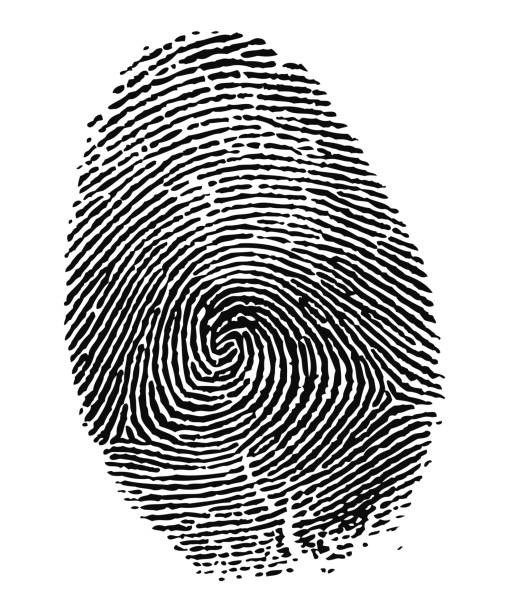
#> input picture zhang suen thinning algorithm/fingerprint.png, 509 x 612 px
$ python 'zhang suen thinning algorithm.py'
#> lines starting #> are read from the running program, lines starting #| are printed output that depends on the picture; after the words box and inside, x2 and y2 are one past the last pixel; in counts of white or black regions, pixels touching at a corner belong together
import cv2
import numpy as np
import copy

#0 = grascale
img = cv2.imread('fingerprint.png',0)
#> img is the input picture: shape (612, 509); min 0, max 255, mean 187.8
retval,orig_thresh = cv2.threshold(img,0,255,cv2.THRESH_BINARY)
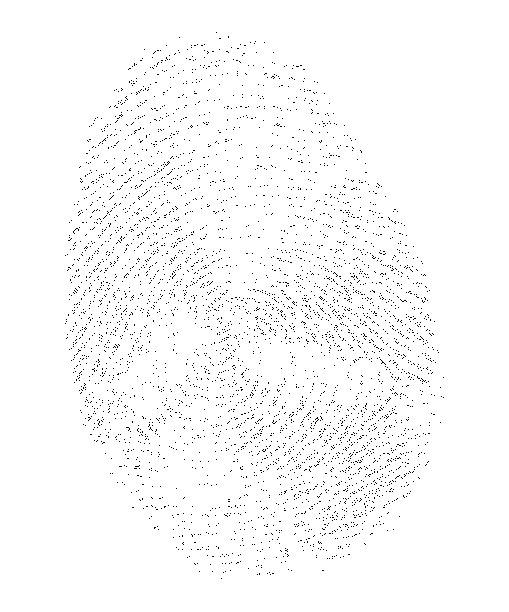
#> orig_thresh: shape (612, 509); 98.1% white; black in thin lines or dots, all inside (x1, y1, x2, y2) = (65, 32, 444, 579)
bin_thresh = (orig_thresh == 0).astype(int)

#algorithm building

#condition one for step 1 and 2
def pixel_is_black(arr,x,y):
    if arr[x,y]==1:
        return True
    return False

#condition two for step 1 and 2
def pixel_has_2_to_6_black_neighbours(arr,x,y):
    #check whether the sum of neighbors is between 2 and 6 ,as pixel value can only be 0 and 1
    if 2<=arr[x,y+1] + arr[x+1,y+1] + arr[x+1,y] + arr[x+1,y-1] + arr[x,y-1] + arr[x-1,y-1] + arr[x-1,y] + arr[x-1,y+1] <=6:
        return True
    return False

#condition three for step 1 and 2
def pixel_has_1_white_to_black_neighor_transition(arr,x,y):
    #creating a list of neighor pixels consisting of 9 elements as P2 appears 2 times
    neighbors = [arr[x,y+1] ,arr[x+1,y+1] ,arr[x+1,y] ,arr[x+1,y-1] ,arr[x,y-1] ,arr[x-1,y-1] ,arr[x-1,y] ,arr[x-1,y+1] ,arr[x,y+1]]
    transitions = sum((a, b) == (0, 1) for a, b in zip(neighbors, neighbors[1:]))
    if transitions == 1:
        return True
    return False

#condition four for step 1
def at_least_one_of_P2_P4_P6_is_white(arr,x,y):
    #if at least one of P2 , P4 or P6 is 0(white)
    if arr[x,y+1] and arr[x+1,y] and arr[x,y-1] == False:
        return True
    return False

#condition five for step 1
def at_least_one_of_P4_P6_P8_is_white(arr,x,y):
    #if at least one of P4 , P6 or P8 is 0(white)
    if arr[x+1,y] and arr[x,y-1] and arr[x-1,y] == False:
        return True
    return False

#condition four step 2
def at_least_one_of_P2_P4_P8_is_white(arr,x,y):
    #if at least one of P2 , P4 or P8 is 0(white)
    if arr[x,y+1] and arr[x+1,y] and arr[x-1,y] == False:
        return True
    return False

#condition five step 2
def at_least_one_of_P2_P6_P8_is_white(arr,x,y):
    #if at least one of P2,P6 or P8 is white
    if arr[x,y-1] and arr[x,y+1] and arr[x-1,y] == False:
        return True
    return False


#the thinning alogrithm
thinned_thresh = copy.deepcopy(bin_thresh)

while 1:
    thresh_copy = copy.deepcopy(thinned_thresh)
    pixels_meeting_criteria = []

    #step 1
    for i in range(1,thinned_thresh.shape[0]-1):
        for j in range(1,thinned_thresh.shape[1]-1):
            if pixel_is_black(thinned_thresh,i,j) and pixel_has_2_to_6_black_neighbours(thinned_thresh,i,j) and pixel_has_1_white_to_black_neighor_transition(thinned_thresh,i,j) and at_least_one_of_P2_P4_P6_is_white(thinned_thresh,i,j) and at_least_one_of_P4_P6_P8_is_white(thinned_thresh,i,j):
                pixels_meeting_criteria.append((i,j))

    for pixel in pixels_meeting_criteria:
        thinned_thresh[pixel] = 0

    #step 2
    pixels_meeting_criteria = []

    for i in range(1,thinned_thresh.shape[0]-1):
        for i in range(1,thinned_thresh.shape[1]-1):
            if pixel_is_black(thinned_thresh,i,j) and pixel_has_2_to_6_black_neighbours(thinned_thresh,i,j) and pixel_has_1_white_to_black_neighor_transition(thinned_thresh,i,j) and at_least_one_of_P2_P4_P8_is_white(thinned_thresh,i,j) and at_least_one_of_P2_P6_P8_is_white(thinned_thresh,i,j):
                pixels_meeting_criteria.append((i,j))

    for pixel in pixels_meeting_criteria:
        thinned_thresh[pixel] = 0

    if np.all(thresh_copy==thinned_thresh) == True:
        break

thresh = (thinned_thresh==0).astype(np.uint8)
thresh = thresh*255

#display original and thinned images
cv2.imshow('original image',orig_thresh)
cv2.imshow('thinned image',thresh)
cv2.waitKey(0)
cv2.destroyAllWindows()


print("hello")
